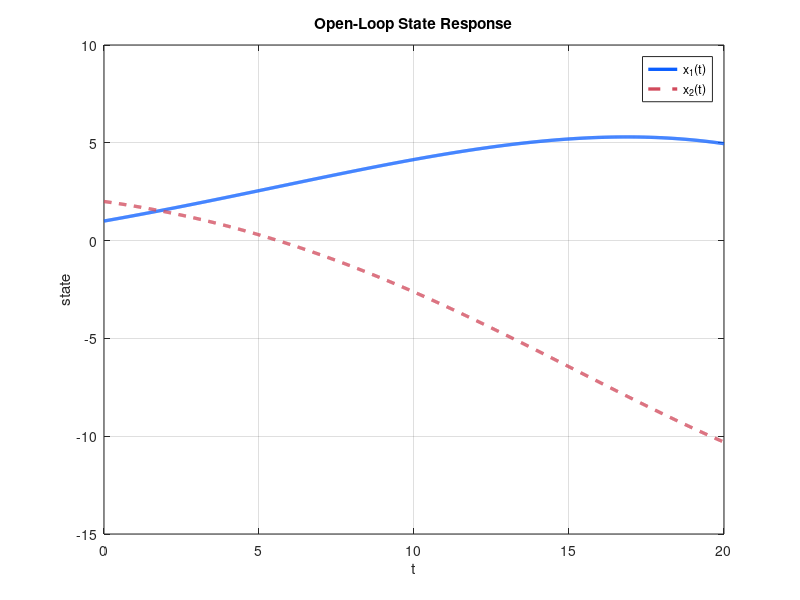
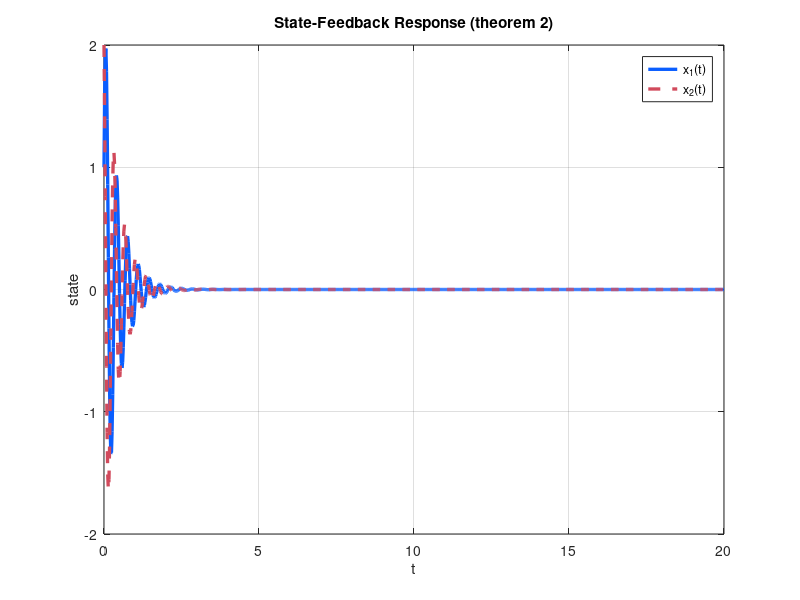
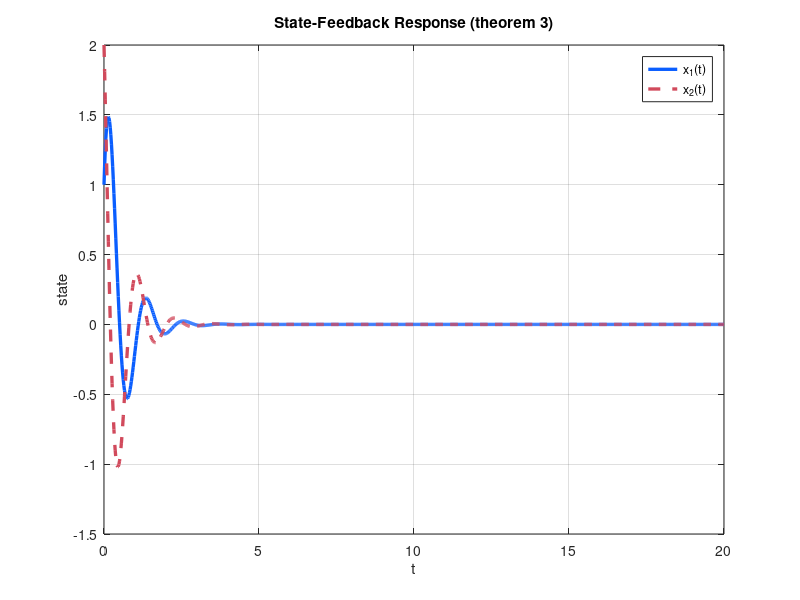
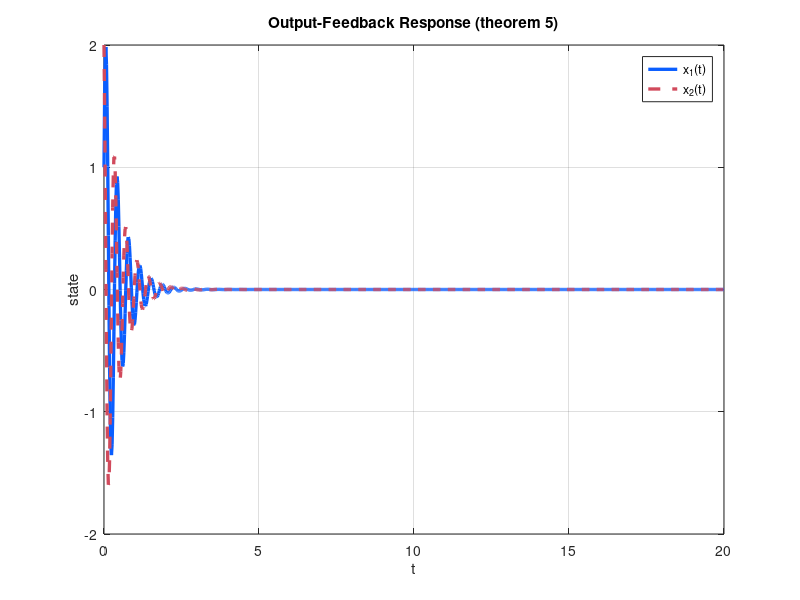

Recreate these plots in MATLAB, in order. (Note: this script raises an error after producing the figures.)
repoRoot = fileparts(fileparts(fileparts(mfilename('fullpath'))));
figureDir = fullfile(repoRoot, 'figures', '02_lti_control');
generatedDir = fullfile(repoRoot, 'generated', '02_lti_control');

if ~exist(figureDir, 'dir')
    mkdir(figureDir);
end

if ~exist(generatedDir, 'dir')
    mkdir(generatedDir);
end

A = [0.12, 0.08; -0.18, -0.02];
B = eye(2);
C = [1, 0; 0, 0.8];
x0 = [1; 2];
tEnd = 20;
numSamples = 1000;
tGrid = linspace(0, tEnd, numSamples);

stateFeedbackGains = struct();
stateFeedbackGains.theorem_2 = [-2.12, 17.92; -17.82, -2.28];
stateFeedbackGains.theorem_3 = [-1.92, 4.42; -5.82, -1.58];

outputFeedbackGains = struct();
outputFeedbackGains.theorem_5 = [-2.32, 21.775; -16.82, -2.475];
outputFeedbackGains.theorem_6 = [-2.92, 0.65; -1.62, -4.35];
outputFeedbackGains.theorem_7 = [-2.52, 1.65; -2.42, -3.725];

figureNames = struct();
figureNames.open_loop = 'open_loop_state_response.png';
figureNames.theorem_2 = 'theorem_2_state_feedback_response.png';
figureNames.theorem_3 = 'theorem_3_state_feedback_response.png';
figureNames.theorem_5 = 'theorem_5_output_feedback_response.png';
figureNames.theorem_6 = 'theorem_6_output_feedback_response.png';
figureNames.theorem_7 = 'theorem_7_output_feedback_response.png';

report = struct();
report.system_matrix_A = A;
report.input_matrix_B = B;
report.output_matrix_C = C;
report.initial_state = x0.';
report.state_feedback_gains = stateFeedbackGains;
report.output_feedback_gains = outputFeedbackGains;
report.responses = struct();

    function states = simulateResponse(systemMatrix, initialState, timeGrid)
        states = zeros(length(timeGrid), length(initialState));
        for localIdx = 1:length(timeGrid)
            states(localIdx, :) = (expm(systemMatrix * timeGrid(localIdx)) * initialState).';
        end
    end

    function saveResponsePlot(timeGrid, states, plotTitle, destination)
        fig = figure('Visible', 'off', 'Color', 'w');
        plot(timeGrid, states(:, 1), 'LineWidth', 2.4, 'Color', [0.04, 0.37, 1.0]);
        hold on;
        plot(timeGrid, states(:, 2), 'LineWidth', 2.4, 'Color', [0.82, 0.29, 0.36], 'LineStyle', '--');
        grid on;
        xlabel('t');
        ylabel('state');
        title(plotTitle);
        legend({'x_1(t)', 'x_2(t)'}, 'Location', 'northeast');
        exportgraphics(fig, destination, 'Resolution', 160);
        close(fig);
    end

openLoopStates = simulateResponse(A, x0, tGrid);
saveResponsePlot(tGrid, openLoopStates, 'Open-Loop State Response', fullfile(figureDir, figureNames.open_loop));
report.responses.open_loop = struct( ...
    'closed_loop_matrix', A, ...
    'final_state', openLoopStates(end, :), ...
    'eigenvalues', [real(eig(A)), imag(eig(A))] ...
);

stateKeys = fieldnames(stateFeedbackGains);
for idx = 1:numel(stateKeys)
    key = stateKeys{idx};
    K = stateFeedbackGains.(key);
    Acl = A + B * K;
    states = simulateResponse(Acl, x0, tGrid);
    saveResponsePlot(tGrid, states, ['State-Feedback Response (' strrep(key, '_', ' ') ')'], fullfile(figureDir, figureNames.(key)));
    report.responses.(key) = struct( ...
        'closed_loop_matrix', Acl, ...
        'gain', K, ...
        'final_state', states(end, :), ...
        'eigenvalues', [real(eig(Acl)), imag(eig(Acl))] ...
    );
end

outputKeys = fieldnames(outputFeedbackGains);
for idx = 1:numel(outputKeys)
    key = outputKeys{idx};
    K = outputFeedbackGains.(key);
    Acl = A + B * K * C;
    states = simulateResponse(Acl, x0, tGrid);
    saveResponsePlot(tGrid, states, ['Output-Feedback Response (' strrep(key, '_', ' ') ')'], fullfile(figureDir, figureNames.(key)));
    report.responses.(key) = struct( ...
        'closed_loop_matrix', Acl, ...
        'gain', K, ...
        'final_state', states(end, :), ...
        'eigenvalues', [real(eig(Acl)), imag(eig(Acl))] ...
    );
end

reportPath = fullfile(generatedDir, 'control_report.json');
fid = fopen(reportPath, 'w');
fprintf(fid, '%s', jsonencode(report, PrettyPrint=true));
fclose(fid);

fprintf('Saved MATLAB report to: %s\n', generatedDir);
fprintf('Saved MATLAB figures to: %s\n', figureDir);
